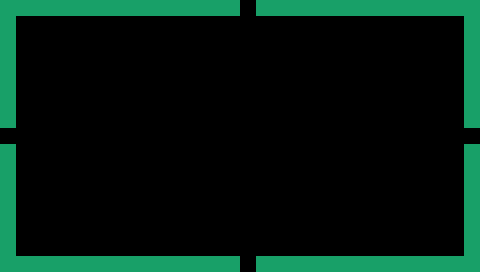

Rendered tile map (Tiled .tmx) drawn with the repository's tilesets; below, a short description and the map source with its tile grids summarised:
An orthogonal 30x17 tile map with 16x16 px tiles, 1 tile layer (Foreground), 1 hidden layer not drawn and 2 objects (player_start, enemy_start).

<map version="1.0" orientation="orthogonal" renderorder="right-down" width="30" height="17" tilewidth="16" tileheight="16" nextobjectid="4">
 <tileset firstgid="1" name="level" tilewidth="16" tileheight="16">
  <image source="tilesheet.png" width="64" height="16" />
 </tileset>
 <layer name="Background" width="30" height="17" visible="0">
  <properties>
   <property name="nocollide" value="true" />
   <property name="tileset" value="level" />
  </properties>
  <data>[510 cells, 510 non-empty, 1 distinct tile ids]</data>
 </layer>
 <layer name="Foreground" width="30" height="17">
  <properties>
   <property name="tileset" value="level" />
  </properties>
  <data>[510 cells, 86 non-empty, 1 distinct tile ids]</data>
 </layer>
 <objectgroup color="#b83333" name="player start">
  <object id="1" name="start" type="player_start" x="128" y="128" width="16" height="16" />
 </objectgroup>
 <objectgroup color="#7600a4" name="enemy start">
  <object id="2" name="start" type="enemy_start" x="326" y="104" width="16" height="16" />
 </objectgroup>
</map>
